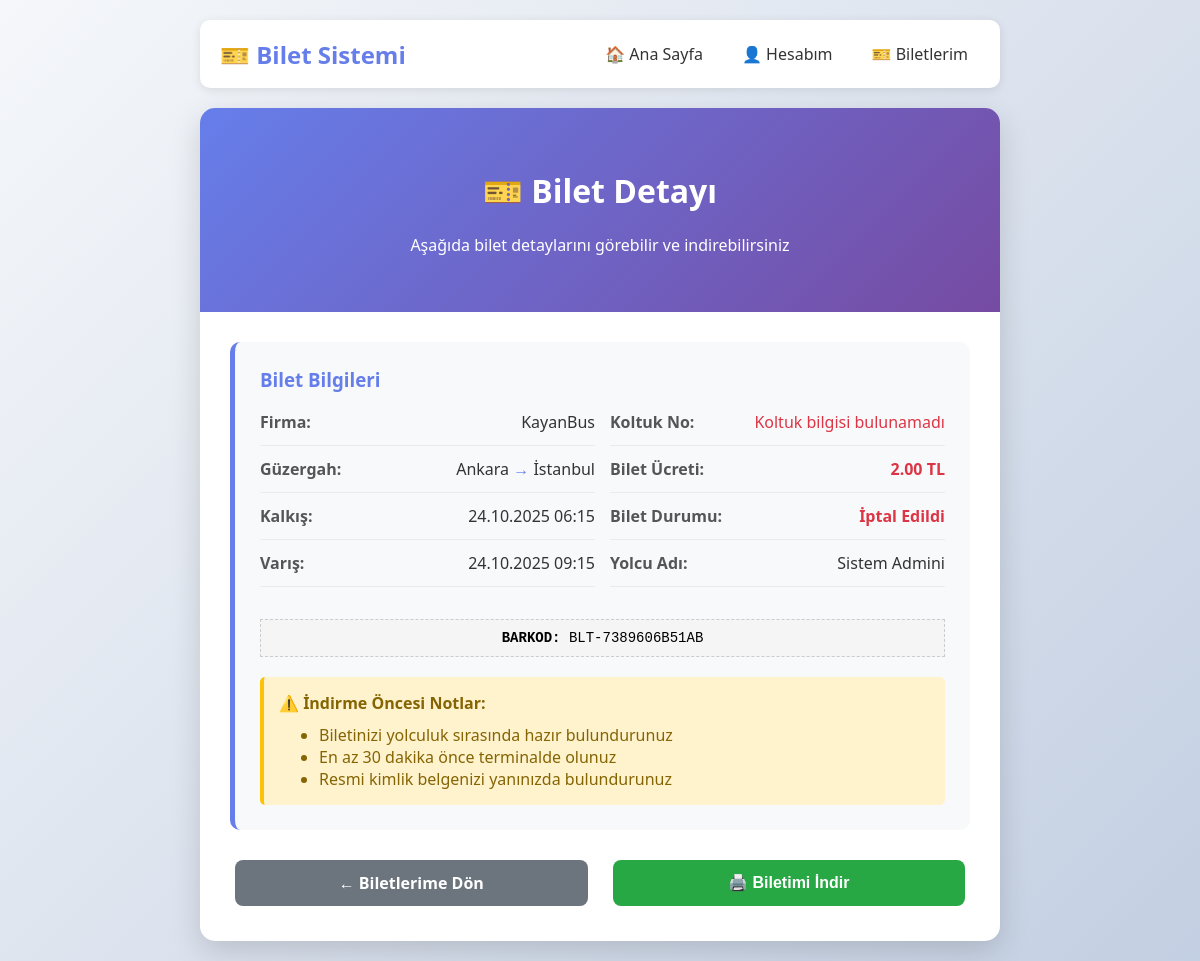
Screenshot of /pages/bilet-detay.php?bilet_id=42d778f1-82e2-4d98-bd93-1f8789f97b12 (signed in) with the database file from the repository.
### tables this page shows
CREATE TABLE tickets (
        id TEXT PRIMARY KEY,
        trip_id TEXT NOT NULL,
        user_id TEXT NOT NULL,
        status TEXT DEFAULT 'active' NOT NULL CHECK(status IN ('active', 'cancelled', 'expired')),
        total_price INTEGER NOT NULL,
        created_at DATETIME DEFAULT CURRENT_TIMESTAMP
    );

CREATE TABLE trips (
        id TEXT PRIMARY KEY,
        company_id TEXT NOT NULL,
        destination_city TEXT NOT NULL,
        arrival_time DATETIME NOT NULL,
        departure_time DATETIME NOT NULL,
        departure_city TEXT NOT NULL,
        price INTEGER NOT NULL,
        capacity INTEGER NOT NULL,
        created_at DATETIME DEFAULT CURRENT_TIMESTAMP,
        FOREIGN KEY (company_id) REFERENCES bus_company(id)
    );

### pages/bilet-detay.php (the view, shortened to what this page needs)
<?php
$user = getCurrentUser();
$bilet_id = $_GET['bilet_id'] ?? '';
try {
    $db = getDB();
    $stmt = $db->prepare("
        SELECT t.*, tr.*, bc.name as firma_adi,
               GROUP_CONCAT(bs.seat_number) as koltuk_numaralari,
               u.full_name, u.email
        FROM tickets t
        JOIN trips tr ON t.trip_id = tr.id
        JOIN bus_company bc ON tr.company_id = bc.id
        JOIN users u ON t.user_id = u.id
        LEFT JOIN booked_seats bs ON t.id = bs.ticket_id
        WHERE t.id = ? AND t.user_id = ?
        GROUP BY t.id
    ");
    $stmt->execute([$bilet_id, $user['id']]);
    $bilet = $stmt->fetch(PDO::FETCH_ASSOC);
} catch (Exception $e) {
    die("Hata: " . $e->getMessage());
}
?>
<!DOCTYPE html>
<html lang="tr">
<head>
</head>
<body>
    <div class="container">
        <div class="nav no-print">
            <div class="logo">
                <h2 style="margin: 0; color: var(--primary-color);">🎫 <?php echo SITE_NAME; ?></h2>
            </div>
            <div class="nav-links">
                <a href="../index.php">🏠 Ana Sayfa</a>
                <a href="hesabim.php">👤 Hesabım</a>
                <a href="biletlerim.php">🎫 Biletlerim</a>
            </div>
        </div>
        <div class="main-container">
            <div class="header">
                <h1>🎫 Bilet Detayı</h1>
                <p>Aşağıda bilet detaylarını görebilir ve indirebilirsiniz</p>
            </div>
            <div class="content">
                <div class="bilet-info">
                    <h3 style="margin-top: 0; color: var(--primary-color);">Bilet Bilgileri</h3>
                    <div class="info-grid">
                        <div>
                            <div class="info-item">
                                <span class="info-label">Firma:</span>
                                <span class="info-value"><?php echo htmlspecialchars($bilet['firma_adi']); ?></span>
                            </div>
                            <div class="info-item">
                                <span class="info-label">Güzergah:</span>
                                <span class="info-value">
                                    <?php echo htmlspecialchars($bilet['departure_city']); ?>
                                    <span style="color: var(--primary-color);">→</span>
                                    <?php echo htmlspecialchars($bilet['destination_city']); ?>
                                </span>
                            </div>
                            <div class="info-item">
                                <span class="info-label">Kalkış:</span>
                                <span class="info-value"><?php echo date('d.m.Y H:i', strtotime($bilet['departure_time'])); ?></span>
                            </div>
                            <div class="info-item">
                                <span class="info-label">Varış:</span>
                                <span class="info-value"><?php echo date('d.m.Y H:i', strtotime($bilet['arrival_time'])); ?></span>
                            </div>
                        </div>
                        <div>
                            <div class="info-item">
                                <span class="info-label">Koltuk No:</span>
                                <span class="info-value">
                                    <?php if (!empty($bilet['koltuk_numaralari'])): ?>
                                        <?php
                                        $koltuklar = explode(',', $bilet['koltuk_numaralari']);
                                        foreach ($koltuklar as $koltuk): ?>
                                            <span class="koltuk-bilgisi"><?php echo trim($koltuk); ?></span>
                                        <?php endforeach; ?>
                                    <?php else: ?>
                                        <span style="color: var(--danger-color);">Koltuk bilgisi bulunamadı</span>
                                    <?php endif; ?>
                                </span>
                            </div>
                            <div class="info-item">
                                <span class="info-label">Bilet Ücreti:</span>
                                <span class="info-value" style="color: var(--danger-color); font-weight: bold;">
                                    <?php echo number_format($bilet['total_price'] / 100, 2); ?> TL
                                </span>
                            </div>
                            <div class="info-item">
                                <span class="info-label">Bilet Durumu:</span>
                                <span class="info-value" style="color: <?php echo $bilet['status'] == 'active' ? 'var(--success-color)' : 'var(--danger-color)'; ?>; font-weight: bold;">
                                    <?php echo $bilet['status'] == 'active' ? 'Aktif' : 'İptal Edildi'; ?>
                                </span>
                            </div>
                            <div class="info-item">
                                <span class="info-label">Yolcu Adı:</span>
                                <span class="info-value"><?php echo htmlspecialchars($bilet['full_name']); ?></span>
                            </div>
                        </div>
                    </div>
                    <div class="bilet-barkod">
                        <strong>BARKOD: </strong>BLT-<?php echo strtoupper(substr(md5($bilet['id']), 0, 12)); ?>
                    </div>
                    <div style="background: #fff3cd; padding: 15px; border-radius: 5px; margin-top: 15px; border-left: 4px solid #ffc107;">
                        <h4 style="margin: 0 0 10px 0; color: #856404;">⚠️ İndirme Öncesi Notlar:</h4>
                        <ul style="margin: 0; color: #856404;">
                            <li>Biletinizi yolculuk sırasında hazır bulundurunuz</li>
                            <li>En az 30 dakika önce terminalde olunuz</li>
                            <li>Resmi kimlik belgenizi yanınızda bulundurunuz</li>
                        </ul>
                    </div>
                </div>
                <div style="text-align: center; display: grid; grid-template-columns: 1fr 1fr; gap: 15px;" class="no-print">
                    <a href="biletlerim.php" class="btn btn-secondary">← Biletlerime Dön</a>
                    <button onclick="window.print()" class="btn btn-success">🖨️ Biletimi İndir</button>
                </div>
            </div>
        </div>
    </div>
</body>
</html>

### pages/bilet-detay.php (style rules this page uses)
:root { --primary-color: #667eea; --secondary-color: #764ba2; --success-color: #28a745; --warning-color: #ffc107; --danger-color: #dc3545; }
body { font-family: 'Segoe UI', Arial, sans-serif; margin: 0; padding: 20px; background: linear-gradient(135deg, #f5f7fa 0%, #c3cfe2 100%); min-height: 100vh; }
.container { max-width: 800px; margin: 0 auto; }
.nav { background: white; padding: 15px 20px; border-radius: 10px; margin-bottom: 20px; box-shadow: 0 2px 10px rgba(0,0,0,0.1); display: flex; justify-content: space-between; align-items: center; }
.nav-links { display: flex; gap: 15px; }
.nav a { text-decoration: none; color: #333; font-weight: 500; padding: 8px 12px; border-radius: 5px; transition: all 0.3s; }
.main-container { background: white; border-radius: 15px; box-shadow: 0 10px 30px rgba(0,0,0,0.15); overflow: hidden; }
.header { background: linear-gradient(135deg, var(--primary-color), var(--secondary-color)); color: white; padding: 40px 30px; text-align: center; }
.content { padding: 30px; }
.bilet-info { background: #f8f9fa; padding: 25px; border-radius: 10px; margin-bottom: 25px; border-left: 5px solid var(--primary-color); }
.info-grid { display: grid; grid-template-columns: 1fr 1fr; gap: 15px; margin-top: 15px; }
.info-item { display: flex; justify-content: space-between; margin-bottom: 12px; padding-bottom: 12px; border-bottom: 1px solid #e9ecef; }
.info-label { font-weight: 600; color: #555; }
.info-value { color: #333; font-weight: 500; }
.btn { padding: 12px 25px; color: white; border: none; border-radius: 8px; cursor: pointer; text-decoration: none; display: inline-block; margin: 5px; font-weight: 600; transition: all 0.3s; font-size: 16px; text-align: center; }
.btn-success { background: var(--success-color); }
.btn-secondary { background: #6c757d; }
.bilet-barkod { text-align: center; font-family: monospace; font-size: 14px; margin: 20px 0; padding: 10px; background: #f5f5f5; border: 1px dashed #ccc; }

### rows the page displays
tickets: trip.departure_city "Ankara", trip.destination_city "İstanbul", trip.departure_time "24.10.2025 06:15", trip.arrival_time "24.10.2025 09:15", $bilet['total_price']/100 "2.00", trip "7389606B51AB"

### other values shown
SITE_NAME "Bilet Sistemi"
$bilet['firma_adi'] "KayanBus"
$bilet['full_name'] "Sistem Admini"
